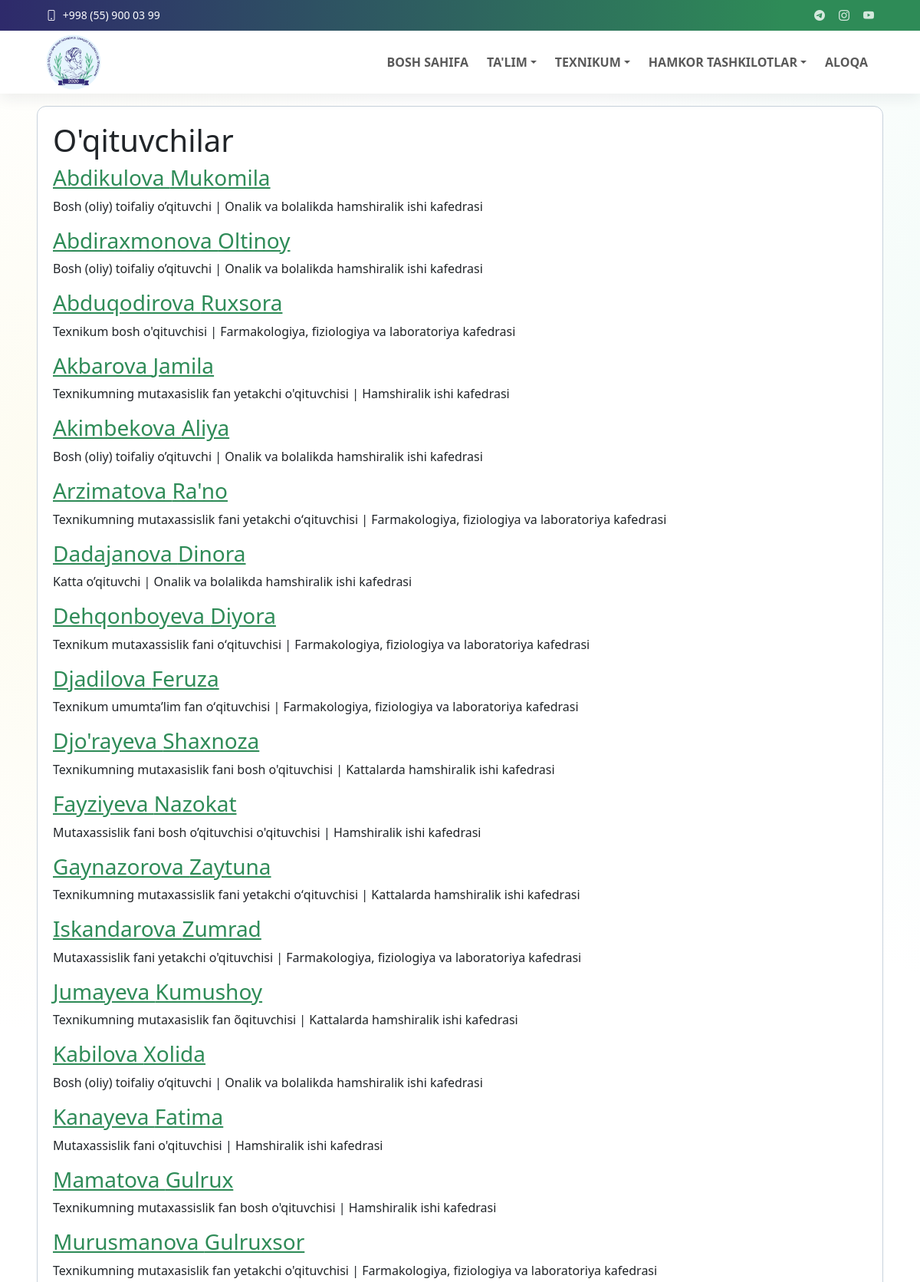
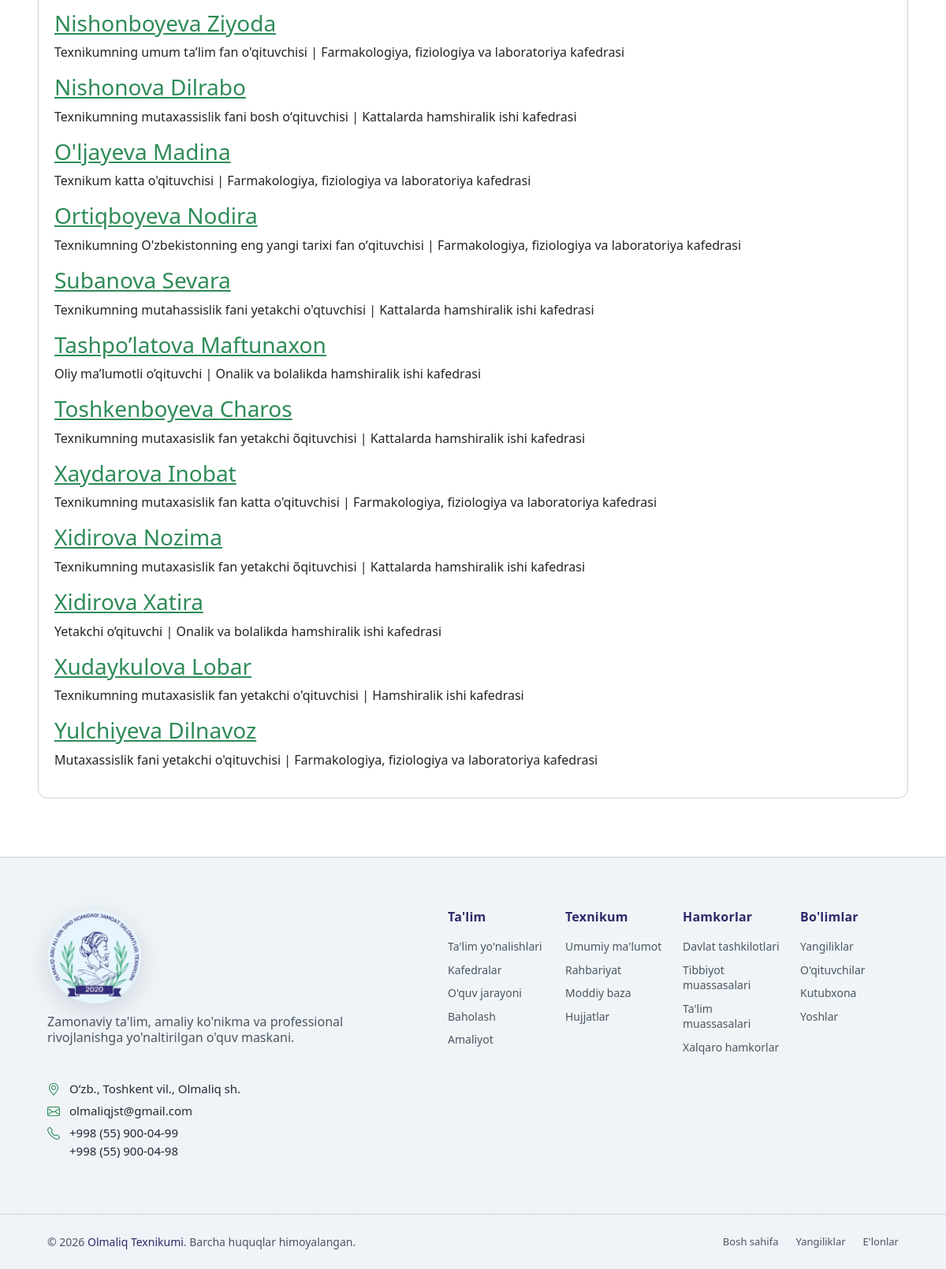
The page /uqtuvchilar/ on the database its author committed (2 pictures, top to bottom).
### core/models.py (models this page shows, shortened)
class TopbarSettings(models.Model):
    email = models.EmailField(blank=True)
    phone = models.CharField(max_length=50, blank=True)
    telegram_url = models.URLField(blank=True)
    instagram_url = models.URLField(blank=True)
    youtube_url = models.URLField(blank=True)
    is_active = models.BooleanField(default=True)
    updated_at = models.DateTimeField(auto_now=True)
    class Meta:
        ordering = ['-updated_at', '-id']
        verbose_name = "Topbar sozlamasi"
        verbose_name_plural = "Topbar sozlamalari"

### faculty/models.py (models this page shows, shortened)
class Teacher(models.Model):
    first_name = models.CharField(max_length=100)
    last_name = models.CharField(max_length=100)
    middle_name = models.CharField(max_length=100, blank=True)
    department = models.ForeignKey(Department, on_delete=models.CASCADE)
    position = models.CharField(max_length=200)
    scientific_degree = models.CharField(max_length=200, blank=True)
    experience_years = models.PositiveIntegerField(default=0)
    bio = models.TextField(blank=True)
    image = models.ImageField(upload_to='teachers/', blank=True, null=True)
    email = models.EmailField(blank=True)
    phone = models.CharField(max_length=30, blank=True)
    class Meta:
        ordering = ['last_name', 'first_name']
        verbose_name = "O'qituvchi"
        verbose_name_plural = "O'qituvchilar"

### departments/models.py (models this page shows, shortened)
class Department(models.Model):
    name = models.CharField(max_length=200)
    slug = models.SlugField(unique=True)
    description = models.TextField()
    head = models.OneToOneField(
        DepartmentHead,
        on_delete=models.PROTECT,
        related_name='department',
    )
    image = models.ImageField(upload_to='departments/', blank=True, null=True)
    created_at = models.DateTimeField(auto_now_add=True)
    class Meta:
        ordering = ['name']
        verbose_name = "Kafedra"
        verbose_name_plural = "Kafedralar"

### faculty/views.py (the view)
# urls.py: path('', views.teacher_list, name='teacher_list'),
def teacher_list(request):
    items = Teacher.objects.select_related('department').all()
    return render(request, 'faculty/teacher_list.html', {'teachers': items})

### core/context_processors.py (called while the page is built)
def menu_context(request):
    menu_items = (
        Menu.objects.filter(parent__isnull=True, is_active=True)
        .prefetch_related('children')
        .order_by('order', 'id')
    )
    topbar = TopbarSettings.objects.filter(is_active=True).first()
    return {
        'menu_items': menu_items,
        'topbar_settings': topbar,
    }

### faculty/templates/faculty/teacher_list.html (shortened to what this page needs)
{% extends 'base.html' %}
{% block content %}
<section class="card">
    <h1>O'qituvchilar</h1>
    {% for teacher in teachers %}
        <div class="item">
            <h3><a href="{% url 'faculty:teacher_detail' teacher.id %}">{{ teacher.last_name }} {{ teacher.first_name }}</a></h3>
            <p>{{ teacher.position }} | {{ teacher.department.name }}</p>
        </div>
    {% empty %}
        <p>O'qituvchilar ro'yxati bo'sh.</p>
    {% endfor %}
</section>
{% endblock %}

### templates/includes/header.html (shortened to what this page needs)
{% load static %}
<header id="header" class="header fixed-top">
    <div class="topbar d-flex align-items-center">
        <div class="container d-flex justify-content-center justify-content-md-between">
           <div class="contact-info d-flex align-items-center gap-3">
                <div class="d-flex align-items-center">
                    <a href="tel:{{ topbar_settings.phone }}" class="link-underline link-underline-opacity-0 lh-1">
                        <i class="bi bi-phone me-1"></i>
                    <span>{{ topbar_settings.phone }}</span>
                    </a>
                </div>
            </div>
            <div class="social-links d-flex align-items-center">
                <a href="{{ topbar_settings.telegram_url }}" target="_blank" rel="noopener" aria-label="Telegram"><i class="bi bi-telegram"></i></a>
                <a href="{{ topbar_settings.instagram_url }}" target="_blank" rel="noopener" aria-label="Instagram"><i class="bi bi-instagram"></i></a>
                <a href="{{ topbar_settings.youtube_url }}" target="_blank" rel="noopener" aria-label="YouTube"><i class="bi bi-youtube"></i></a>
            </div>
        </div>
    </div>
    <div class="branding d-flex align-items-center">
        <nav class="navbar navbar-expand-lg  py-0 w-100">
            <div class="container position-relative d-flex align-items-center justify-content-between">
                <a class="navbar-brand brand d-flex align-items-center gap-2" href="{% url 'core:home' %}">
                    <img class="brand-logo" src="{% static 'images/logo.png' %}" alt="Olmaliq texnikumi logosi">
                </a>
                <div class="collapse navbar-collapse" id="mainNavbar">
                    {% with ns=request.resolver_match.namespace name=request.resolver_match.url_name %}
                    <ul class="navbar-nav ms-auto mb-2 mb-lg-0 align-items-lg-center gap-lg-2">
                        <li class="nav-item">
                            <a class="nav-link {% if ns == 'core' and name == 'home' %}active{% endif %}" href="{% url 'core:home' %}" {% if ns == 'core' and name == 'home' %}aria-current="page"{% endif %}>Bosh sahifa</a>
                        </li>
                        <li class="nav-item dropdown">
                            <a class="nav-link dropdown-toggle " href="#" role="button" data-bs-toggle="dropdown" aria-expanded="false" >Ta'lim</a>
                        </li>
                        <li class="nav-item dropdown">
                            <a class="nav-link dropdown-toggle " href="#" role="button" data-bs-toggle="dropdown" aria-expanded="false" >Texnikum</a>
                        </li>
                        <li class="nav-item dropdown">
                            <a class="nav-link dropdown-toggle " href="#" role="button" data-bs-toggle="dropdown" aria-expanded="false" >Hamkor tashkilotlar</a>
                        </li>
                        <li class="nav-item">
                            <a class="nav-link {% if ns == 'contact' %}active{% endif %}" href="{% url 'contact:contact' %}" {% if ns == 'contact' %}aria-current="page"{% endif %}>Aloqa</a>
                        </li>
                    </ul>
                    {% endwith %}
                </div>
            </div>
        </nav>
    </div>
</header>

### static/css/style.css (style rules this page uses)
* { box-sizing: border-box; }
body { margin: 0; font-family: "Segoe UI", Tahoma, sans-serif; background-color: #ffffff; background-image: radial-gradient(1100px circle at 8% 16%, rgba(246, 238, 181, 0.22), transparent 62%), radial-gradient(1250px circle at 92% 12%, rgba(178, 231, 212, 0.2), transparent 64%), radial-gradient(980px circle at 84% 88%, rgba(205, 233, 245, 0.16), transparent 66%), linear-gradient(180deg, #ffffff 0%, #ffffff 100%); background-repeat: no-repeat; background-size: 128% 128%, 132% 132%, 126% 126%, 100% 100%; animation: siteBgFloat 50s ease-in-out infinite alternate; color: var(--text); padding-top: 108px; overflow-x: clip; }
a { color: var(--header-accent); }
html { overflow-x: clip; }
.container { width: min(1120px, 92%); margin: 0 auto; }
@media (min-width: 1200px) { .container { width: min(1320px, 92%); } }
.header { transition: all 0.5s; z-index: 1100 !important; background-color: #ffffff; box-shadow: 0 6px 18px rgba(31, 41, 55, 0.08); }
.header .topbar { background: var(--brand-gradient); font-size: 14px; transition: all 0.5s; height: 40px; overflow: hidden; border: 0 !important; border-bottom: 0 !important; box-shadow: none !important; margin-bottom: 0 !important; }
.header .topbar .container { min-height: 40px; }
.header .topbar .contact-info i { font-style: normal; color: #ffffff; }
.header .topbar .contact-info i a, .header .topbar .contact-info i, .header .topbar .contact-info span { color: #ffffff; text-decoration: none; line-height: 1; }
.header .topbar .social-links a { color: rgba(255, 255, 255, 0.8); line-height: 0; transition: all 0.3s ease; margin-left: 18px; font-size: 14px; }
.header .branding { min-height: 68px; transition: all 0.4s ease; border: 0 !important; border-top: 0 !important; margin-top: 0 !important; position: relative; z-index: 1101; }
.header .topbar + .branding { margin-top: 0 !important; border-top: 0 !important; }
.brand { color: var(--nav-text); text-decoration: none; font-weight: 700; }
.brand-logo { height: 72px; width: auto; display: block; }
.navbar .nav-item > a { text-transform: uppercase; font-weight: 600; }
.navbar .nav-link { position: relative; transition: color 0.22s ease; }
.navbar .nav-link::before { content: ""; position: absolute; left: 0.5rem; right: 0.5rem; bottom: 0.2rem; height: 2px; background: var(--header-accent); transform: scaleX(0); transform-origin: center; transition: transform 0.22s ease; }
.card { background: var(--card); border: 1px solid var(--border); border-radius: 12px; padding: 20px; margin-bottom: 18px; }

### rows shown on the page
TopbarSettings: phone "+998 (55) 900 03 99"
Teacher: last_name "Abdikulova", first_name "Mukomila", position "Bosh (oliy) toifaliy o’qituvchi", department.name "Onalik va bolalikda hamshiralik ishi kafedrasi"
Teacher: last_name "Abdiraxmonova", first_name "Oltinoy", position "Bosh (oliy) toifaliy o’qituvchi", department.name "Onalik va bolalikda hamshiralik ishi kafedrasi"
Teacher: last_name "Abduqodirova", first_name "Ruxsora", position "Texnikum bosh o'qituvchisi", department.name "Farmakologiya, fiziologiya va laboratoriya kafedrasi"
Teacher: last_name "Akbarova", first_name "Jamila", position "Texnikumning mutaxasislik fan yetakchi o'qituvchisi", department.name "Hamshiralik ishi kafedrasi"
Teacher: last_name "Akimbekova", first_name "Aliya", position "Bosh (oliy) toifaliy o’qituvchi", department.name "Onalik va bolalikda hamshiralik ishi kafedrasi"
Teacher: last_name "Arzimatova", first_name "Ra'no", position "Texnikumning mutaxassislik fani yetakchi oʻqituvchisi", department.name "Farmakologiya, fiziologiya va laboratoriya kafedrasi"
Teacher: last_name "Dadajanova", first_name "Dinora", position "Katta o’qituvchi", department.name "Onalik va bolalikda hamshiralik ishi kafedrasi"
Teacher: last_name "Dehqonboyeva", first_name "Diyora", position "Texnikum mutaxassislik fani oʻqituvchisi", department.name "Farmakologiya, fiziologiya va laboratoriya kafedrasi"
Teacher: last_name "Djadilova", first_name "Feruza", position "Texnikum umumtaʼlim fan oʻqituvchisi", department.name "Farmakologiya, fiziologiya va laboratoriya kafedrasi"
Teacher: last_name "Djo'rayeva", first_name "Shaxnoza", position "Texnikumning mutaxasislik fani bosh o'qituvchisi", department.name "Kattalarda hamshiralik ishi kafedrasi"
Teacher: last_name "Fayziyeva", first_name "Nazokat", position "Mutaxassislik fani bosh o’qituvchisi o'qituvchisi", department.name "Hamshiralik ishi kafedrasi"
Teacher: last_name "Gaynazorova", first_name "Zaytuna", position "Texnikumning mutaxassislik fani yetakchi oʻqituvchisi", department.name "Kattalarda hamshiralik ishi kafedrasi"
Teacher: last_name "Iskandarova", first_name "Zumrad", position "Mutaxassislik fani yetakchi o'qituvchisi", department.name "Farmakologiya, fiziologiya va laboratoriya kafedrasi"
Teacher: last_name "Jumayeva", first_name "Kumushoy", position "Texnikumning mutaxasislik fan õqituvchisi", department.name "Kattalarda hamshiralik ishi kafedrasi"
Teacher: last_name "Kabilova", first_name "Xolida", position "Bosh (oliy) toifaliy o’qituvchi", department.name "Onalik va bolalikda hamshiralik ishi kafedrasi"
Teacher: last_name "Kanayeva", first_name "Fatima", position "Mutaxassislik fani o'qituvchisi", department.name "Hamshiralik ishi kafedrasi"
Teacher: last_name "Mamatova", first_name "Gulrux", position "Texnikumning mutaxassislik fan bosh o'qituvchisi", department.name "Hamshiralik ishi kafedrasi"
Teacher: last_name "Murusmanova", first_name "Gulruxsor", position "Texnikumning mutaxasislik fan yetakchi o'qituvchisi", department.name "Farmakologiya, fiziologiya va laboratoriya kafedrasi"
Teacher: last_name "Nishonboyeva", first_name "Ziyoda", position "Texnikumning umum taʼlim fan o'qituvchisi", department.name "Farmakologiya, fiziologiya va laboratoriya kafedrasi"
Teacher: last_name "Nishonova", first_name "Dilrabo", position "Texnikumning mutaxassislik fani bosh oʻqituvchisi", department.name "Kattalarda hamshiralik ishi kafedrasi"
Teacher: last_name "O'ljayeva", first_name "Madina", position "Texnikum katta o'qituvchisi", department.name "Farmakologiya, fiziologiya va laboratoriya kafedrasi"
Teacher: last_name "Ortiqboyeva", first_name "Nodira", position "Texnikumning O'zbekistonning eng yangi tarixi fan oʻqituvchisi", department.name "Farmakologiya, fiziologiya va laboratoriya kafedrasi"
Teacher: last_name "Subanova", first_name "Sevara", position "Texnikumning mutahassislik fani yetakchi o'qtuvchisi", department.name "Kattalarda hamshiralik ishi kafedrasi"
Teacher: last_name "Tashpo’latova", first_name "Maftunaxon", position "Oliy ma’lumotli o’qituvchi", department.name "Onalik va bolalikda hamshiralik ishi kafedrasi"
Teacher: last_name "Toshkenboyeva", first_name "Charos", position "Texnikumning mutaxasislik fan yetakchi õqituvchisi", department.name "Kattalarda hamshiralik ishi kafedrasi"
Teacher: last_name "Xaydarova", first_name "Inobat", position "Texnikumning mutaxasislik fan katta o'qituvchisi", department.name "Farmakologiya, fiziologiya va laboratoriya kafedrasi"
Teacher: last_name "Xidirova", first_name "Nozima", position "Texnikumning mutaxasislik fan yetakchi õqituvchisi", department.name "Kattalarda hamshiralik ishi kafedrasi"
Teacher: last_name "Xidirova", first_name "Xatira", position "Yetakchi o’qituvchi", department.name "Onalik va bolalikda hamshiralik ishi kafedrasi"
Teacher: last_name "Xudaykulova", first_name "Lobar", position "Texnikumning mutaxasislik fan yetakchi o'qituvchisi", department.name "Hamshiralik ishi kafedrasi"
Teacher: last_name "Yulchiyeva", first_name "Dilnavoz", position "Mutaxassislik fani yetakchi o'qituvchisi", department.name "Farmakologiya, fiziologiya va laboratoriya kafedrasi"
